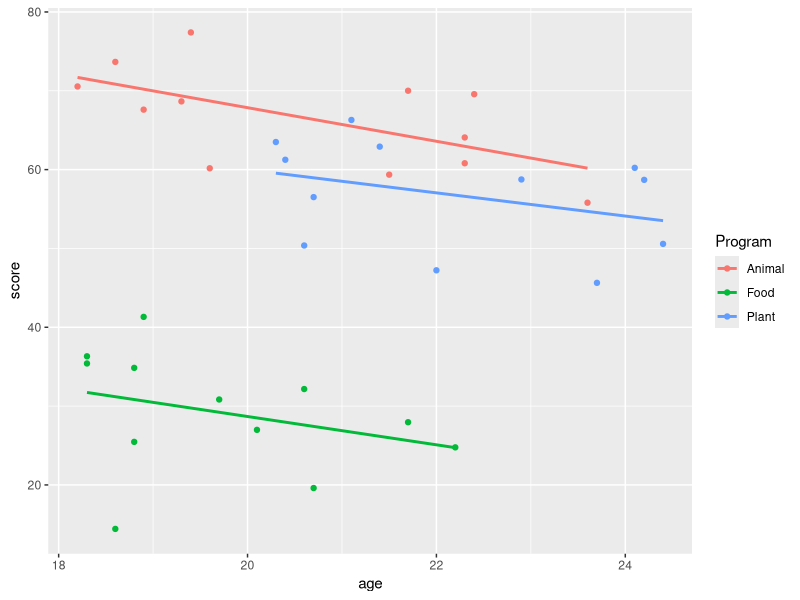
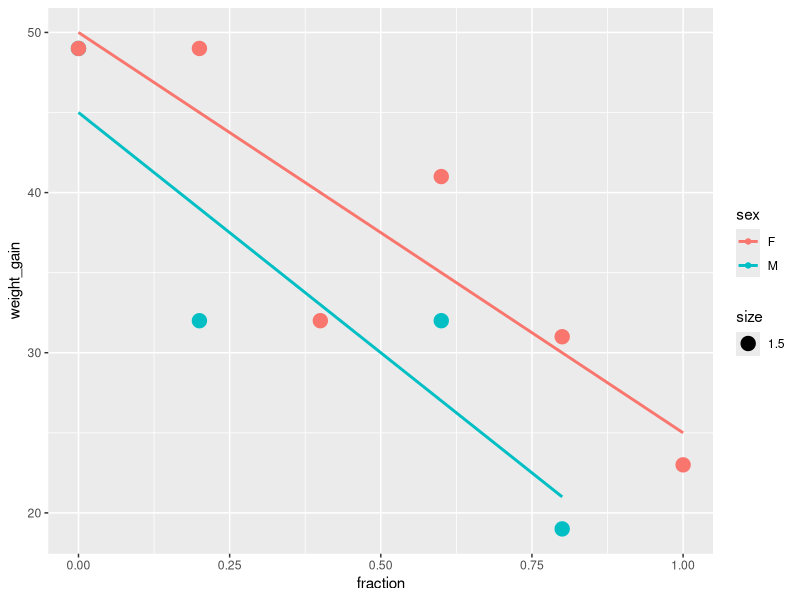

The R source for these figures, in order:
## ---- chunk 1
# Get overview of all packages on your computer
pkgs <- rownames(installed.packages())

#if our package is missing, install it
if(!"ggplot2" %in% pkgs) install.packages("ggplot2")
if(!"car" %in% pkgs) install.packages("car")
if(!"doBy" %in% pkgs) install.packages("doBy")
if(!"multcomp" %in% pkgs) install.packages("multcomp")
## ---- chunk 2
library(ggplot2)
library(car) #for type 2 sum of squares
library(doBy)
library(emmeans)
## ---- chunk 3
# Read data into an object named teaching_data
# Check whether Program needs to be converted to a factor
teaching_data <- read.table(file = "Teaching material wur.txt", header=TRUE)
teaching_data$Program <- as.factor(teaching_data$Program)

# Visualise the data
# Create plot of score vs age
# and fit least squares regression per Program

# define the plot, use geom_point to add the dots,
# use stats_smooth to add regression lines without standard errors
ggplot(data = teaching_data, aes(y=score,x=age,color=Program)) +
  geom_point()+
  stat_smooth(method="lm",se=FALSE)
## ---- chunk 4
# Create the ANCOVA model; note that lm (as always) decides
# on whether a variable or a covariate on whether it is coded as a factor
# or as a numerical variable

teaching.lm <- lm(score ~ Program +age, data=teaching_data)
summary(teaching.lm)
## ---- chunk 5
Anova(teaching.lm)
## ---- chunk 6
#check out the average ages per group and the overall mean age
summaryBy(age ~ Program, data = teaching_data, FUN=mean)
mean(teaching_data$age)
## ---- chunk 7
## Post-hoc testing
emmeans(teaching.lm, specs = "Program", by = "age")
## ---- chunk 8
pairs(emmeans(teaching.lm, specs = "Program", by = "age"), adjust="none")
## ---- chunk 9
# Read data into an object named rats_data
rats_data <- read.table(file = "RoastedPeanuts.txt", header = TRUE)
str(rats_data)
## ---- chunk 10
# createa plot with least-quares fitted lines per sex
library(ggplot2)
ggplot(rats_data, aes(x = fraction, y = weight_gain, color = sex )) +
  geom_point(aes(size = 1.5)) +                # make the dots a little larger
  geom_smooth(method = "lm", se=FALSE)
## ---- chunk 11
# linear model
rats.lm1 <- lm(formula = weight_gain ~ fraction * sex, data = rats_data)
summary(rats.lm1)
## ---- chunk 12
Anova(rats.lm1)
## ---- chunk 13
# reduced model
rats_reduced.lm <- lm(weight_gain ~ fraction, data = rats_data)
summary(rats_reduced.lm)
## ---- chunk 14
Anova(rats_reduced.lm)
## ---- chunk 15
# compare the models with an F-test
anova(rats_reduced.lm, rats.lm1)
